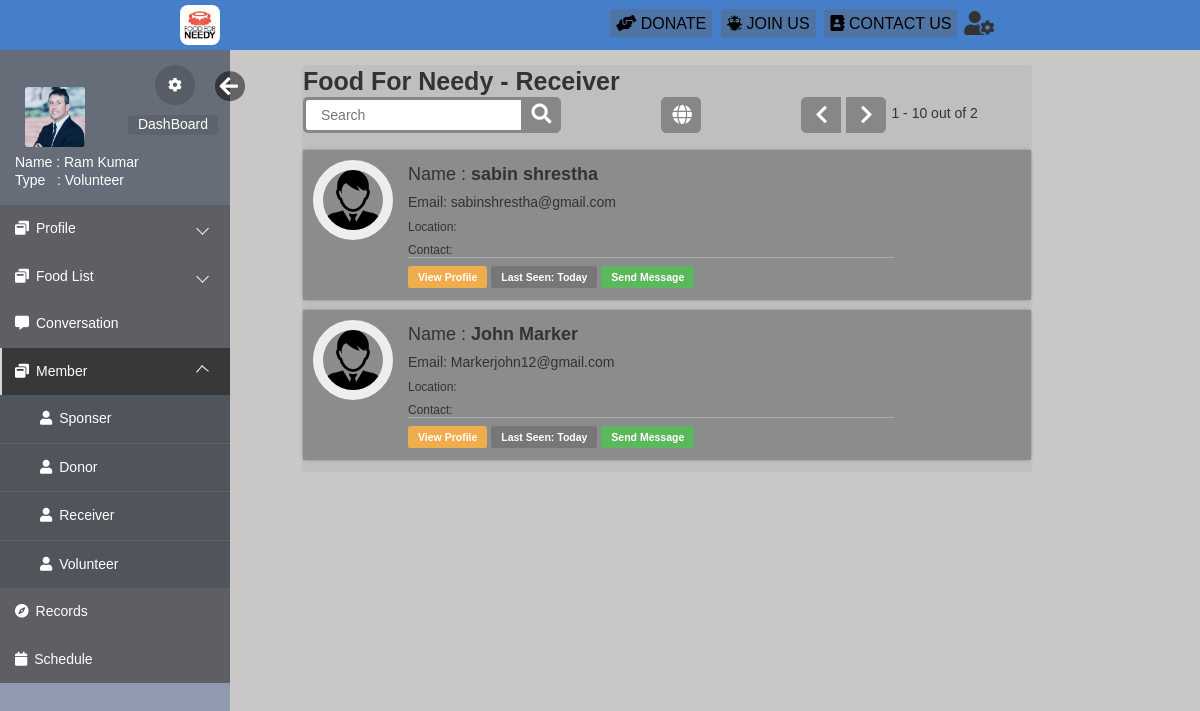
Page /html/receiver.php (signed in) on the committed database.
### tables this page shows
CREATE TABLE `register` (
  `reg_id` int(10) UNSIGNED NOT NULL,
  `username` varchar(20) NOT NULL,
  `pic` varchar(255) DEFAULT NULL,
  `user_type` varchar(20) DEFAULT NULL,
  `firstname` varchar(20) NOT NULL,
  `lastname` varchar(20) NOT NULL,
  `email` varchar(40) DEFAULT NULL,
  `location` varchar(30) DEFAULT NULL,
  `contact` text DEFAULT NULL COMMENT 'Contact No',
  `dob` date DEFAULT NULL,
  `created_at` timestamp NOT NULL DEFAULT current_timestamp(),
  `updated_at` datetime DEFAULT NULL ON UPDATE current_timestamp(),
  `password` varchar(40) NOT NULL,
  `secret_key` varchar(6) DEFAULT NULL,
  `verified` tinyint(1) NOT NULL DEFAULT 0,
  `verifiedby_id` int(6) NOT NULL DEFAULT 0 COMMENT 'Verified By',
  `remark` varchar(50) DEFAULT NULL,
  `status` tinyint(4) DEFAULT 1,
  `code` varchar(10) DEFAULT NULL
);

### html/receiver.php (the view, shortened to what this page needs)
<?php
$search=0;
$pos10=10;
$pos=@$_GET['pos'];
 ?>
<!DOCTYPE html>
<html lang="en">
<head>
    <link rel="stylesheet" href="https://maxcdn.bootstrapcdn.com/bootstrap/3.3.6/css/bootstrap.min.css">
    <link rel="stylesheet" href="https://maxcdn.bootstrapcdn.com/font-awesome/4.6.3/css/font-awesome.min.css">
    <link rel="stylesheet" href="css/loginindex.css">
    <link rel="stylesheet" href="css/editprofile.css">
    <link rel="stylesheet" href="css/index.css">
    <link rel="stylesheet" href="https://use.fontawesome.com/releases/v5.3.1/css/all.css">
</head>
<body>
    <div class="body_wrapper">
        <div class="container">
            <div class="col-md-8 col-sm-9 contains">
                <div class="panel profile-panel">
        <caption><b style="font-size:25px;">Food For Needy - Receiver</b></caption>
        <br>
        <form action="receiver.php" method="POST">
            <div class="search">
                <input type="text" style="color:black" class="searchTerm" placeholder="Search" name="search" required="required">
                <button type="submit" name="searchsubmit" class="searchButton">
                 <i class="fa fa-search"></i>
                 </button>
                 <a class="globe" href="receiver.php?pos=9999"><i class="fa fa-globe"></i></a>
                  <?php
                          $sql = "SELECT * from `register` WHERE  `user_type`='Receiver'";
                            require_once("DBConnect.php");
                            $resulttotal = $conn-> query($sql);
                            $total = mysqli_num_rows($resulttotal);
                            if($pos==null){$pos=0;
                                $pos10=$pos+10;}else{
                                    $pos10=10;
                                }
                            ?>
              <?php if($pos==null){$pos=0;}?>
              <?php if($pos>0){?>
              <a class="navileft" href="receiver.php?pos=<?php echo $pos-10;?>"><i class="fa fa-chevron-left"></i></a>
              <?php }else { ?>
              <a class="navileft"><i class="fa fa-chevron-left"></i></a>
              <?php } if(($pos+10)<$total){ ?>
              <a class="naviright" href="receiver.php?pos=<?php echo $pos+10;?>"><i class="fa fa-chevron-right"></i></a>
              <?php } else { ?>
                <a class="naviright"><i class="fa fa-chevron-right"></i></a>
              <?php } ?>
              <p style="margin:8px 0 0 5px"><?php echo ($pos+1)." - ".($pos+10);?> out of <?php echo $total?></p>
            </div>
    </form>
        <br>
    <?php
     require_once("DBConnect.php");
         if($search==1){
             $sql = "SELECT * from register WHERE `user_type`='Receiver' AND `firstname`='$search_name' ";
         }else{
         $sql = "SELECT * from register WHERE `user_type`='Receiver' AND 1 Limit $pos, $pos10";
         }
     $result = $conn-> query($sql);
     if($result-> num_rows >0){
        while($row = $result-> fetch_assoc()){
            ?>
    <div class="row">
<div class="col-md-12">
    <div class="media">
        <a class="pull-left" href="#">
            <img class="media-object dp img-circle" src="<?php if($row['pic']==null){?>files/user.png<?php }else{?> files/<?php echo $row['pic'];}?>" style="width: 80px;height:80px;">
        </a>
        <div class="media-body">
            <h4 class="media-heading">Name :<strong> <?=$row['firstname']." ".$row['lastname']?></strong></h4>
            <h5>Email: <?=$row['email']?></h5>
            <h6>Location: <?=$row['location']?></h6>
            <h6>Contact: <?=$row['contact']?></h6>
            <hr class="blackLine">
            <a href="viewprofile.php?view=<?=$row['username']?>"><span class="label label-warning">View Profile</span></a>
            <a><span class="label label-default">Last Seen: Today</span></a>
            <a href="chat.php?session_name=<?=$row['username']?>"><span class="label label-success">Send Message</span></a>
        </div>
    </div>
</div>
</div>
         <?php  }}?>
                </div>
            </div>
        </div>
    </div>
</body>
</html>

### html/css/loginindex.css (style rules this page uses)
* { margin: 0; padding: 0; font-family: sans-serif; list-style: none; text-decoration: none; }
.me #hide, .me #show { position: absolute; transform: scale(1.5); right: -60px; bottom: 95px; width: 20px; padding-top: 2px; padding-left: 3px; color: #FFF; border-radius: 0%; border-style: initial; border-radius: 50%; background: rgba(0, 0, 0, 0.5); }
#mySidebar { transition: 0.4s; }

### html/css/editprofile.css (style rules this page uses)
.sidemenu { float: left; }
.me { position: relative; width: calc(100% - 50px); height: 140px; padding: 15px 25px; margin-bottom: 15px; }
.me .setting { position: absolute; right: -15px; bottom: 85px; width: 40px; height: 40px; padding-top: 2px; color: #FFF; border-radius: 100%; border-style: none; background: rgba(0, 0, 0, 0.15); }
.me .setting a, .me .cloud a { color: #fff; }
.me .cloud { position: absolute; right: -38px; bottom: 55px; height: 20px; color: #FFF; border-style: none; border-radius: 10%; background: rgba(0, 0, 0, 0.09); }
.me .cloud a { padding: 15px 10px 15px 10px; }
.me .myinfo { position: absolute; left: 40px; bottom: 1px; font-size: 14px; color: #FFF; }
.myinfo .name { margin: 0 0 0 -25px; }
.profile-panel { margin-top: 2%; background-color: rgb(190, 192, 192); }
.navbars { display: flex; flex-direction: row; flex-wrap: wrap-reverse; font-size: 1.1rem; justify-content: space-around; background: #457fca; padding-top: 10px; padding-bottom: 5px; height: 50px; }
.navbars1 { display: flex; flex-direction: row-reverse; flex-wrap: wrap-reverse; font-size: 1.1rem; }
.navbars a { text-decoration: none; color: black; border-radius: 8%; font-size: 1.6rem; font-family: 'Franklin Gothic Medium', 'Arial Narrow', Arial, sans-serif; padding: 6px; }
.navbars .nav1 a, .navbars .nav2 a, .navbars .nav4 a { background-color: rgba(107, 81, 57, 0.271); }
.navbars>div { margin-left: -20px; margin-right: 1%; margin-top: 6px; text-align: center; font-size: 0.8rem; z-index: 999; }
.navbars .nav3, .navbars .nav0 { margin-top: -3px; cursor: pointer; position: relative; z-index: 3; }

### html/css/index.css (style rules this page uses)
*, *::after, *::before { padding: 0px; margin: 0px; box-sizing: border-box; }
body { font-family: "Quicksand", "SolaimanLipi", sans-serif; font-size: 14px; }
hr.blackLine { border-color: #ada9a9; margin-top: -10px; margin-bottom: 10px; width: 80%; }
.body_wrapper { width: 100%; height: 100%; background: #cac7c7; overflow: hidden; }
.sidemenu { float: left; width: 230px; height: calc(100vh - 10px); background: #909bb0; scrollbar-width: none; }
.sidemenu>ul { background: #666d78; }
.sidemenu>ul>li>a { display: block; position: relative; color: #fff; text-decoration: none; padding: 15px; background: rgba(87, 83, 83, 0.5); }
.sidemenu>ul>li>a>span { margin-right: 7px; }
.sidemenu>ul>li.active>a { background: #383838; color: #ffffff; }
.sidemenu>ul>li.active>a::before { display: block; position: absolute; content: ""; height: 100%; left: 0; top: 0; width: 2px; background-color: #d6d6d6; }
.sidemenu>ul>li>ul>li+li { border-top: 1px solid #695f5f; }
.sidemenu>ul>li>ul>li>a { text-decoration: none; display: block; width: 100%; color: #fff; padding: 15px; background: #50555c; padding-left: 40px; }
.sidemenu>ul>li>ul>li>a>span { margin-right: 7px; }
.sidemenu>ul>.dropdown>a { position: relative; display: block; }
.sidemenu>ul>.dropdown>a::after { content: ""; position: absolute; top: 40%; right: 10%; display: block; height: 9px; width: 9px; border-left: 1px solid #fff; border-bottom: 1px solid #fff; transition: 0.5s; transform: rotate(-45deg); }
.sidemenu>ul>.dropdown>ul { overflow: hidden; transform: 0.3s; transition: 0.3s; height: 0px; }
.sidemenu>ul>.dropdown-open>a { background: #49415482; }
.sidemenu>ul>.dropdown-open>a::after { transform: rotate(130deg); }
.sidemenu>ul>.dropdown-open>ul { transition: all 0.2s; }

### rows in the picture
register: firstname "sabin", lastname "shrestha", email "sabinshrestha@gmail.com"
register: firstname "John", lastname "Marker", email "Markerjohn12@gmail.com"

### other values in the picture
$pos+1 "1"
$pos+10 "10"
$total "2"
